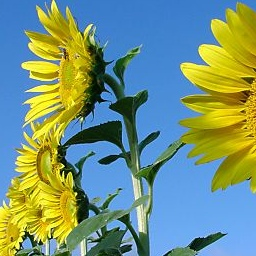
%> input picture lab00/obraz.bmp, 256 x 256 px
$ octave laboratorium_0_1.m   (GNU Octave 9; MATLAB toolbox functions it lacks are replaced by stand-ins)
%> lines starting %> are read from the running program, lines starting %| are printed output that depends on the picture
%% GRAFIKA KOMPUTEROWA LAB_0
% *Joanna Dagil 231008*

%% 1. CEL CWICZENIA
% Zapoznanie sie z podstawowymi cechami srodowiska Matlab i przykladami popularnych instrukcji.

%% 2.	MATLAB - KILKA OGOLNYCH ZASAD I PRZYKLADOW

%% 2.1. Generowanie i reprezentacja danych/zmiennych
% Przyklady deklaracji (i nadawania wartosci) zmiennym.
x = 2.1;
y = 2.1 + 1i*3.3;
X = [1, 4, 6];
Y = [1; 4; 6];
Y = X';
YY = [1 4 6; 5 6 9];


% INNE PRZYKLADY
% Wygeneruj dane opisane funkcja sin w zakresie od -PI do +PI z przyrostem
% argumentu rownym 0.01 (wykres wyglada wowczas jak ciagly)
% Wygeneruj dane losowe w tym samym zakresie i z tym samym przyrostem,
% wartosci danych powinny oscylowac pomiedzy -0.5 i +0.5.

t = -pi:0.01:pi;           % dziedzina
x1 = sin(t);               % wartosci sinusa
n = length(t);             % liczba probek w dziedzinie t
x2 = -0.5+rand(1,n);       % dane losowe pomiedzy -0.5 i +0.5

%% 2.2. Dzialania na macierzach
XY = X*Y;
YX = Y*X;
A = [1, 2, 1; 4, 5, 6; 7, 8, 9];
B = [9, 8, 7; 6, 5, 4; 1, 2, 1];
AplusB = A + B;
AmmB = A * B;
AmiB = A .* B;
AdiB = A ./ B;
AdmB = A / B;
AddB = A * inv(B);

%% 2.3.	Grafika
% W przypadku kreslenia (wizualizacji) danych 1D, np. szeregow czasowych,
% postepujemy zazwyczaj w nastepujacy (lub podobny) sposob:

figure(1); plot(t, x1);
title('wykres'), xlabel('czas'), ylabel('sinus');
hold on
plot(t,x2,'r');
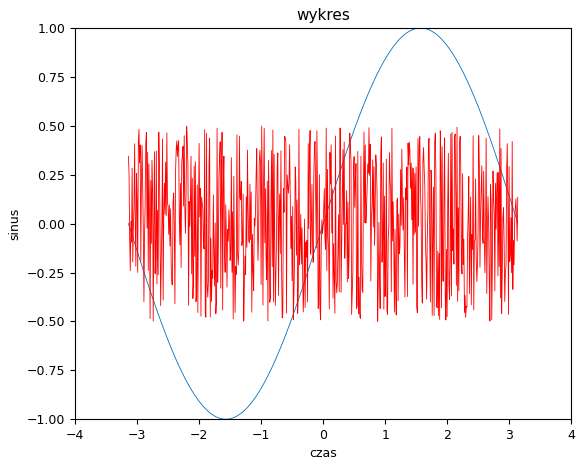
%> figure redrawn from the program's plot data; curve peaks at x = 1.57, y = 1; curve peaks at x = -0.992, y = 0.499
hold off;

figure(2); stem(x1(250:307));
%> after `stem(x1(250:307))`:
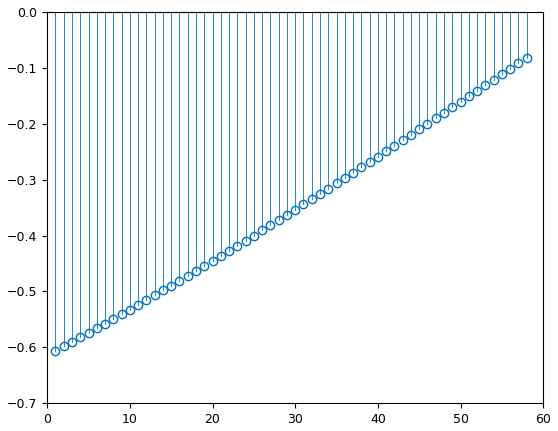
%> figure redrawn from the program's plot data; highest point at x = 1, y = 0; highest point at x = 58, y = -0.0815
figure(3); bar(t(250:307),x1(250:307));
%> after `bar(t(250:307),x1(250:307))`:
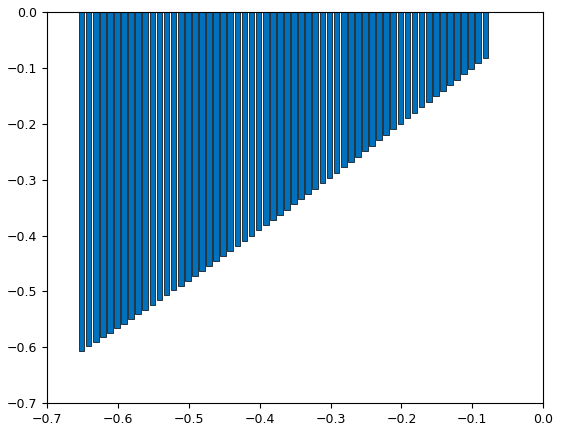
%> figure redrawn from the program's plot data; tallest bar 0.606 high, from x = -0.656 to -0.648

x3 = x1-0.1+0.2.*rand(1,n);      % dane sinusoidalne z losowym szumem

figure(4)
plot(t,x3)
title('Zaszumione dane sinusoidalne')
ylabel('wartosc')
xlabel('czas');
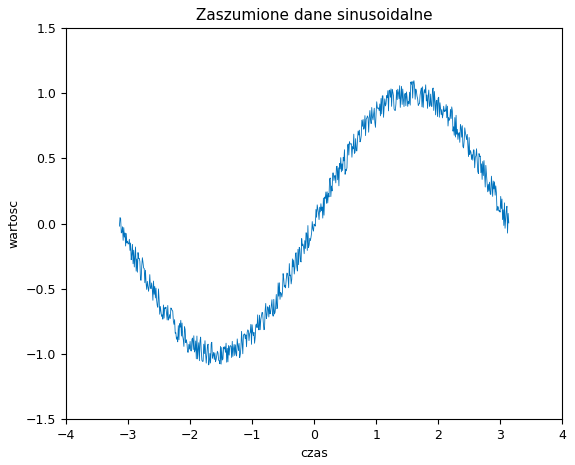
%> figure redrawn from the program's plot data; curve peaks at x = 1.61, y = 1.1

%% 2.4.	Dane obrazowe
% Matlab akceptuje (w sensie czytania i zapisu) obrazy w bardzo wielu
% formatach (jpg, gif, bmp, png, itd.) ale ich wewnetrzna reprezentacja
% jest zawsze taka sama.
pkg load image

ImCol = uint8(zeros(128, 128, 3));
ImGray = uint8(zeros(128, 128));

% Typowa sekwencja wczytania, przetwarzania, wyswietlania i zapisu obrazu:
Im = imread('obraz.bmp');
%> Im is the input picture: size 256x256x3 uint8; mean R, G, B 116.6, 147.5, 126.7
figure(5); imshow(Im); % wyswietlenie wczytanego obrazu
ImZ = double(Im); % zamiana na postac zmiennoprzecinkowa...
ImZ = 255 - ImZ; % negatyw
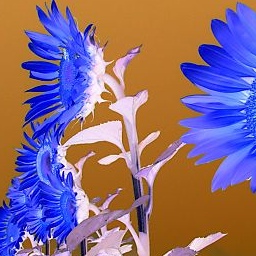
%> ImZ: size 256x256x3 double; mean R, G, B 138.4, 107.5, 128.3
figure(6); imshow(ImZ/255); % dlaczego dzielimy przez 255?
ImNew = uint8(ImZ); % powrot do reprezentacji bajtowej
imwrite(ImNew,'obraz_nowy.jpg'); % zapis do foldera

%% 2.5.	Animacje (tworzenie, odczyt i zapis)
% [13 lines of commented-out code are left out]

%% 2.6 FUNKCJE
% Przyklady uzycia funkcji
function  a = dodaj(b,c)
    a = b+c;
endfunction

b = 25; c = 75;
a = dodaj(b,c)
b1 = 4.567; c1 = 1.017 + 1i*0.589;
a1 = dodaj(b1,c1)


%% Typowy koniec skryptu

% clear all; % usuniecie wszystkich zmiennych
% close all; % zamkniecie wszystkich wykresow
% clc % zresetowanie okna komend
